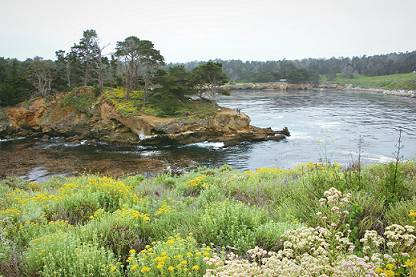
#> input picture images/input/artistic/A.png, 416 x 277 px; its folder holds 3 pictures in this run
$ python main.py
#> lines starting #> are read from the running program, lines starting #| are printed output that depends on the picture
### pyramid.py
import cv2
import math
import numpy as np

def compute_L(img_A, img_B):
    """
    To compute the number of Gaussian pyramids L:
        1. Compare the dimensions of image A and B (A and A' have the same dimensions and thus only
        compare A and B). The number of levels is decided by the one who has smaller dimension.
        2. For a given level l, the image at level l-1 has half as many pixels as the image at level
        l in each dimension.
        3. The minimum dimension is 5*5.
    """
    min_dim = min(min(img_A.shape[0:2]), min(img_B.shape[0:2]))
    return int(math.log2(min_dim / 5))

def gaussPyramid(img, L):
    """
    Create guassian pyramid: level 0 -> L and coarse -> fine.
    Last pyramid layer is the original image.
    """
    gaussPyr = [img.astype('float64')]
    if L == 0: return gaussPyr
    for l in range(L):
        gaussPyr.append(cv2.pyrDown(gaussPyr[-1]))

    return gaussPyr[::-1] # coarsest to finest

def gaussPyramid_init(img_shape, L):
    """
    Initialize the gaussian pyramid for B_prime.
    """
    gaussPyr = [np.full(img_shape, np.nan)]
    if L == 0: return gaussPyr
    for i in range(L):
        h, w = gaussPyr[-1].shape
        gaussPyr.append(np.full((h // 2, w // 2), np.nan))

    return gaussPyr[::-1] #coarsest to finest

### preprocess.py
import numpy as np
import cv2

def padOneImage(img, L):
    max_factor = 2 ** L

    # Compute the total pad border in horizontal and vertial direction
    h, w = img.shape[0:2]
    wa_pad_total = max_factor * (w // max_factor + 1) - w
    ha_pad_total = max_factor * (h // max_factor + 1) - h

    # Compute border top, bottom, left, and right values.
    top, bottom = ha_pad_total // 2, ha_pad_total - ha_pad_total // 2
    left, right = wa_pad_total // 2, wa_pad_total - wa_pad_total // 2

    return cv2.copyMakeBorder(img, top, bottom, left, right, cv2.BORDER_REFLECT_101)

# [10 lines left out: function cropOneImage, not called in this run]

def BGR2YIQ(img_bgr):
    """Convert RGB image to YIQ image.
    Input:
        img_bgr: image read with imread.
    Return:
        img_yig: YIQ image.
    """
    conversionMat = np.array([[0.299, 0.587, 0.114], [0.596, -0.274, -0.322], [0.211, -0.523, 0.312]]) # numbers are from https://en.wikipedia.org/wiki/YIQ#From_RGB_to_YIQ
    img_rgb = img_bgr[:, :, ::-1] # convert BGR to RGB
    h, w = img_rgb.shape[0:2]
    pixels = img_rgb.reshape([-1, 3])
    img_yiq = conversionMat.dot(pixels.transpose()).transpose().reshape(h, w, 3)
    return img_yiq

# [15 lines left out: function YIQ2BGR, not called in this run]

def preprocessImages(img_A, img_A_prime, img_B, L):
    A = padOneImage(img_A, L)
    A_prime = padOneImage(img_A_prime, L)
    B = padOneImage(img_B, L)

    A_yiq = BGR2YIQ(A)
    A_prime_yiq = BGR2YIQ(A_prime)
    B_yiq = BGR2YIQ(B)

    return A_yiq, A_prime_yiq, B_yiq

### feature_space.py
import numpy as np
import cv2
from scipy import signal

def createGaussianWeight(windowSize, sigma):
    profile = np.array(signal.gaussian(windowSize, sigma).reshape([-1, 1]))
    return profile.dot(profile.transpose())

# [94 lines left out: functions createCoarseWeight, createFineWeight, feature_vector_onePyr, feature_vector_normalize, feature_vector_q, feature_space_onePyr_slowversion, not called in this run]

def feature_space_onePyr(gaussPyr, l, isPrime):
    """
    Create feature space of one pyramid with vectorization: 20 times speed up!
    """
    h, w = gaussPyr[l].shape
    feature_lminus1 = np.full((9, h * w), np.nan)
    feature_l = np.full((25, h * w), np.nan)

    # Create feature space for feature_lminus1
    if l > 0:
        # Double the size of gaussPyr[l] and pad the border of 2 on four sides
        coarseLayer = gaussPyr[l-1]
        coarseLayer_resized = cv2.resize(coarseLayer, (w, h))
        border = 2
        coarseLayer_resized = cv2.copyMakeBorder(coarseLayer_resized, border, border, border, border, cv2.BORDER_REFLECT_101)

        coarsefeatureList = []
        for i in range(0, 5, 2):
            for j in range(0, 5, 2):
                coarsefeatureList.append(coarseLayer_resized[i:h+i, j:w+j].reshape([1, -1]))
        feature_lminus1 = np.vstack(coarsefeatureList[::-1])

    # Create feature space for feature_l
    fineLayer = gaussPyr[l]
    border = 2
    fineLayer_border = cv2.copyMakeBorder(fineLayer, border, border, border, border, cv2.BORDER_REFLECT_101)
    finefeatureList = []
    for i in range(0, 5):
        for j in range(0, 5):
            finefeatureList.append(fineLayer_border[i:h+i, j:w+j].reshape([1, -1]))
    feature_l = np.vstack(finefeatureList[::-1])

    # Remove the last 13 features if it is A' or B'
    if isPrime:
        feature_l = feature_l[:-13, :]

    return np.vstack([feature_lminus1, feature_l])

def feature_space_concat(gaussPyr, gaussPyr_p, l):
    """
    Generate the feature space for (A, A') and (B, B').
    """
    feature_o = feature_space_onePyr(gaussPyr, l, False)
    feature_p = feature_space_onePyr(gaussPyr_p, l, True)
    return np.vstack([feature_o, feature_p])

### match.py
import numpy as np
from sklearn.neighbors import NearestNeighbors
from sklearn.neighbors import BallTree
from feature_space import *

def BruteForce_init(featureSpace_A):
     nbrs = NearestNeighbors(algorithm='brute', n_neighbors=1).fit(featureSpace_A.T)
     return nbrs

def BallTree_init(featureSpace_A):
    tree = BallTree(featureSpace_A.T)
    return tree

def MatcherInit(featureSpace_A, matcher_type):
    if matcher_type == 'BallTree':
        obj = BallTree_init(featureSpace_A)
    else:
        obj = BruteForce_init(featureSpace_A)
    return obj

def BruteForce_run(featureVec_B, nbrs):
    dist, result = nbrs.kneighbors(featureVec_B.T)
    return result

def BallTreeMatcher_run(featureVec_B, nbrs):
    dist, result = nbrs.query(featureVec_B.T, k=1)
    return result

# [121 lines left out: functions BestApproximateMatch, BestCoherenceMatch, BestMatch, not called in this run]

### main.py
import cv2
import numpy as np
import os
import errno

from os import path
from glob import glob
from preprocess import YIQ2BGR, preprocessImages, cropOneImage
from pyramid import gaussPyramid, gaussPyramid_init, compute_L
from feature_space import feature_space_concat
from match import MatcherInit, BestMatch

def createImageAnalogy(img_A_yiq, img_A_p_yiq, img_B_yiq, pyramid_levels, ANNType="BallTree", K=4):
    """
    Notations:
        F_A: [[concat(features_A_0, features_A'_0)], [], ], all feature vectors within some
            neighborhood N(p) of both images A and A' at all resolution levels. The neighborhood
            is 5*5 in a given level l and 3*3 in level l-1.
        F_B: same as above.
        ANN: a list of search objects created using F_A that will be used in Best Approximate Search
        s: data structure to track the position of the source pixel p that was copied to the target
           pixel q. s(q) = p.
    """
    F_A, F_B, ANN, s = [], [], [], []

    # Compute gaussian pyramid and features
    features_A = gaussPyramid(img_A_yiq[:, :, 0], pyramid_levels)
    features_A_p = gaussPyramid(img_A_p_yiq[:, :, 0], pyramid_levels)
    features_B = gaussPyramid(img_B_yiq[:, :, 0], pyramid_levels)
    features_B_p = gaussPyramid_init(img_B_yiq[:, :, 0].shape, pyramid_levels)

    # Initialize search structures
    for level in range(pyramid_levels+1):
        F_A_l = feature_space_concat(features_A, features_A_p, level)
        F_B_l = feature_space_concat(features_B, features_B_p, level)
        s_l = np.zeros((features_B_p[level].shape[0], features_B_p[level].shape[1], 2))
        ANN_l = MatcherInit(F_A_l, ANNType)
        F_A.append(F_A_l)
        F_B.append(F_B_l)
        s.append(s_l)
        ANN.append(ANN_l)

    # Create image analogy
    for level in range(pyramid_levels+1):
        print("at level: " + str(level))
        h, w = features_B[level].shape
        for i in range(h):
            for j in range(w):
                q = (i, j)
                p = BestMatch(F_A, F_B, features_A_p, features_B_p, s, q, ANN, ANNType, level, K)
                features_B_p[level][q] = features_A_p[level][p[0], p[1]]
                s[level][i, j, :] = p
        if level < pyramid_levels:
            F_B[level+1] = feature_space_concat(features_B, features_B_p, level+1)

    h, w = s[level].shape[0:2]
    empty_yiq = np.zeros((h, w, 3))
    empty_yiq[:,:,0] = features_B_p[level]
    empty_yiq[:, :, 1:3] = img_B_yiq[:, :, 1:3]

    img_B_p = YIQ2BGR(empty_yiq)

    return img_B_p

def collect_files(prefix, extension_list):
    filenames = sum(map(glob, [prefix + ext for ext in extension_list]), [])
    return filenames

def main():
    input_folder = "images/input/"
    out_folder = "images/output/"
    img_exts = set(["png", "jpeg", "jpg", "gif", "tiff", "tif", "raw", "bmp"])

    subfolders = os.walk(input_folder)
    next(subfolders)  # skip the root input folder
    for dirpath, dirnames, fnames in subfolders:

        image_dir = os.path.split(dirpath)[-1]
        output_dir = os.path.join(out_folder, image_dir)

        print("Processing files in " + image_dir + " folder...")

        A_names = collect_files(os.path.join(dirpath, '*A.'), img_exts)
        A_prime_names = collect_files(os.path.join(dirpath, '*A_prime.'), img_exts)
        B_names = collect_files(os.path.join(dirpath, '*B.'), img_exts)

        if not len(A_names) == len(A_prime_names) == len(B_names) == 1:
            print("Cannot proceed. There can only be one A, A_prime, and B image in each input folder.")
            continue

        img_A = cv2.imread(A_names[0], cv2.IMREAD_COLOR)
#> img_A is the input picture: shape (277, 416, 3); mean B, G, R 129.7, 160.3, 153.3
        img_A_prime = cv2.imread(A_prime_names[0], cv2.IMREAD_COLOR)
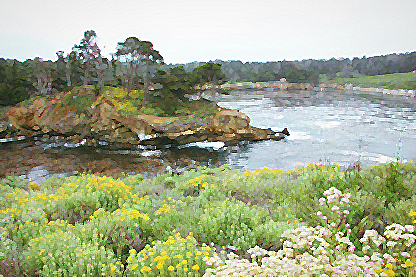
#> input picture images/input/artistic/A_prime.jpg, 416 x 277 px
#> img_A_prime is the input picture: shape (277, 416, 3); mean B, G, R 140.5, 170.8, 163.7
        img_B = cv2.imread(B_names[0], cv2.IMREAD_COLOR)
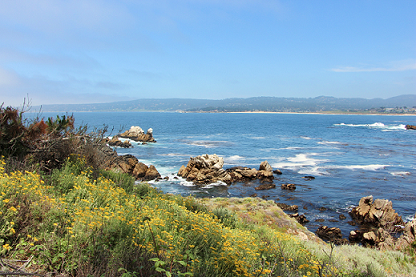
#> input picture images/input/artistic/B.png, 416 x 277 px
#> img_B is the input picture: shape (277, 416, 3); mean B, G, R 159.9, 153.4, 130

        levels = compute_L(img_A, img_B)
#> levels = 5
        img_A_yiq, img_A_p_yiq, img_B_yiq = preprocessImages (img_A, img_A_prime, img_B, levels)
#> in padOneImage, `max_factor = 2 ** L`: max_factor = 32
#> in padOneImage, `ha_pad_total = max_factor * (h // max_factor + 1) - h`: ha_pad_total = 11
#> in padOneImage, `top, bottom = ha_pad_total // 2, ha_pad_total - ha_pad_total // 2`: top = 5; bottom = 6
#> in padOneImage, `left, right = wa_pad_total // 2, wa_pad_total - wa_pad_total // 2`: left = 16
#> call 2 of padOneImage, with L = 5
#> in padOneImage (call 2), `return cv2.copyMakeBorder(img, top, bottom, left, right, cv2.BORDER_RE..`:
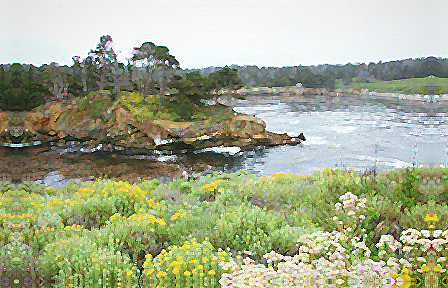
#> returned value: shape (288, 448, 3); mean of channels 0, 1, 2 140.7, 170.9, 163.9; drawn as B, G, R
#> call 3 of padOneImage, with L = 5
#> in padOneImage (call 3), `return cv2.copyMakeBorder(img, top, bottom, left, right, cv2.BORDER_RE..`:
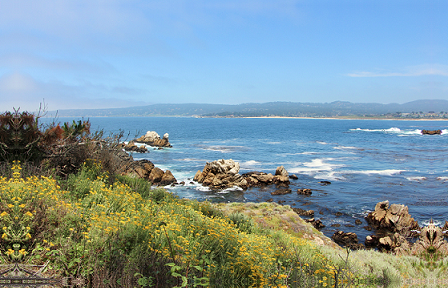
#> returned value: shape (288, 448, 3); mean of channels 0, 1, 2 158.9, 152.4, 129.7; drawn as B, G, R
#> in BGR2YIQ (call 2), `img_yiq = conversionMat.dot(pixels.transpose()).transpose().reshape(h,..`:
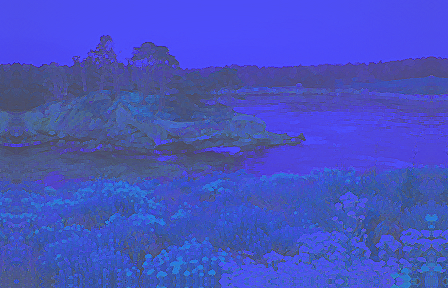
#> img_yiq: shape (288, 448, 3) float64; mean of channels 0, 1, 2 165.4, 5.6, -10.9; drawn with min black and max white
#> in BGR2YIQ (call 3), `img_yiq = conversionMat.dot(pixels.transpose()).transpose().reshape(h,..`:
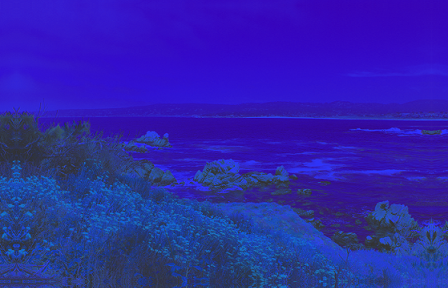
#> img_yiq: shape (288, 448, 3) float64; mean of channels 0, 1, 2 146.4, -15.6, -2.8; drawn with min black and max white
        img_B_prime = createImageAnalogy(img_A_yiq, img_A_p_yiq, img_B_yiq, levels, K=1)
#> after the loop in gaussPyramid, `for l in range(L):`: gaussPyr = 6 items
#> the loop in createImageAnalogy, `for level in range(pyramid_levels+1):` made 1 pass
#> pass 1, in feature_space_concat (call 2), `feature_o = feature_space_onePyr(gaussPyr, l, False)`:
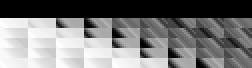
#> feature_o: shape (34, 126) float64 (shown 2 times larger); 26.47% of the values are NaN or infinite; the others: min 67.71, max 196.2, mean 150.7; drawn with min black, max white, NaN and infinite black
#> after the loop in createImageAnalogy, `for level in range(pyramid_levels+1):`: ANN = []

        try:
            os.makedirs(output_dir)
        except OSError as exception:
            if exception.errno != errno.EEXIST:
                raise
        cv2.imwrite(path.join(out_folder, "B_prime.jpg"), cropOneImage(img_B_prime, img_B.shape))

if __name__ == "__main__":
#> (the run stopped early here; a loop or call above may not have finished)
